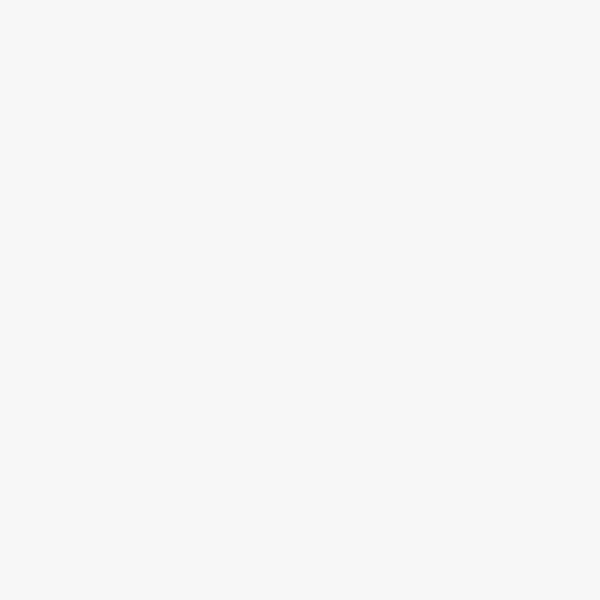
Frame 1 (no input)
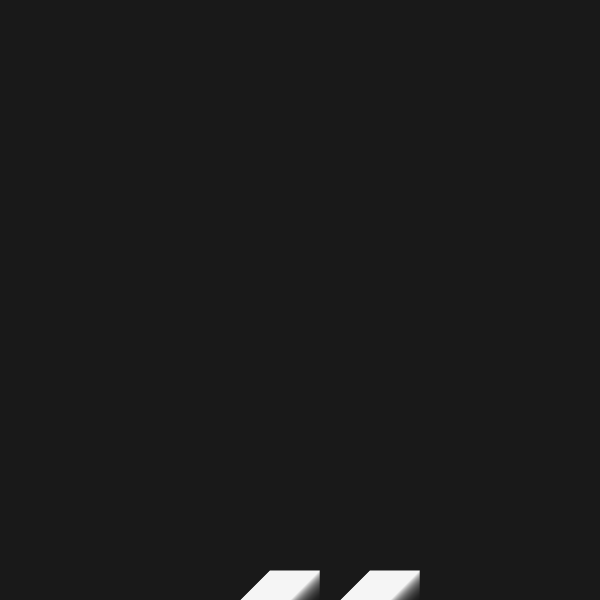
Frame 60 (the mouse pressed at the canvas centre just before this capture)
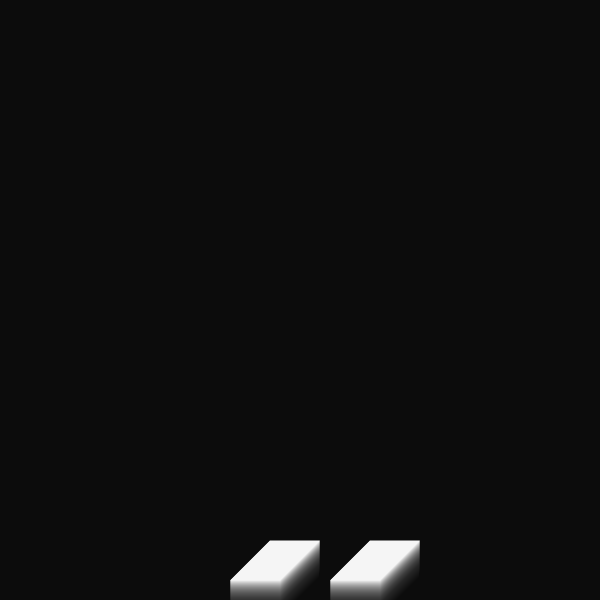
Frame 120 (the mouse held since frame 60 and released just before this capture)

The Processing sketch that drew these frames (run headless with seeded random() and noise(); from frame 60 on, the mouse is pressed at the canvas centre):

// Processing sketch: Tower
// ── Tower.pde
void setup(){
  size(600,600);
  background(255);
}
float t=40;
float a = 100;
void draw(){
  //stroke(0,0,0,100);
  noStroke();
  fill(255);
  quad(270,height-40+t,230,height+t,280,height+t,320,height-40+t);
  quad(270+a,height-40+t,230+a,height+t,280+a,height+t,320+a,height-40+t);
  //quad(270,height-40+t,230,height+t,280,height+t,320,height-40+t);
  //quad(270,height-40+t,230,height+t,280,height+t,320,height-40+t);
  t-=0.5;
  noStroke();
  fill(0,0,0,10);
  quad(0,0,0,height,width,height,width,0);
 // quad(270,height-40+t,230,height+t,280,height+t,320,height-40+t);
  if (t == -(height/3)*2){
    stop();
  }
}
